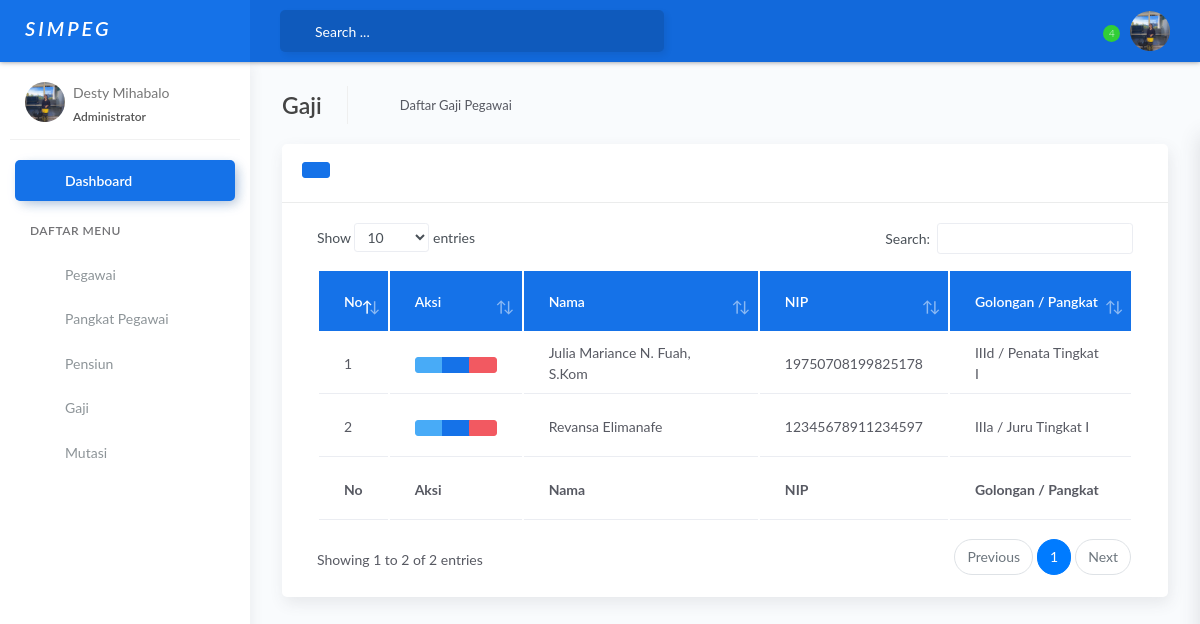
The app's page /daftarGaji.php (signed in) with its own data.
### tables this page shows
CREATE TABLE `gaji` (
  `id_gaji` int(11) NOT NULL,
  `id_pegawai` int(11) NOT NULL,
  `tgl_terima` date NOT NULL,
  `gaji_pokok` varchar(500) NOT NULL,
  `tunjangan_kinerja` varchar(500) NOT NULL,
  `tunjangan_pasangan` varchar(500) NOT NULL,
  `tunjangan_anak` varchar(500) NOT NULL,
  `tunjangan_makan` varchar(500) NOT NULL,
  `tunjangan_jabatan` varchar(500) NOT NULL,
  `total` mediumtext NOT NULL
);

CREATE TABLE `pegawai` (
  `id_pegawai` int(11) NOT NULL,
  `nama_pegawai` varchar(200) NOT NULL,
  `nip` varchar(25) NOT NULL,
  `jk` varchar(50) NOT NULL,
  `tempat_lahir` varchar(100) NOT NULL,
  `tgl_lahir` date NOT NULL,
  `alamat` varchar(300) NOT NULL,
  `agama` varchar(100) NOT NULL,
  `pendidikan_terakhir` varchar(100) NOT NULL,
  `gol_pegawai` varchar(100) NOT NULL,
  `status_kawin` varchar(100) NOT NULL,
  `pangkat` varchar(200) NOT NULL,
  `jabatan` varchar(300) NOT NULL,
  `telepon` varchar(13) NOT NULL,
  `foto` varchar(500) NOT NULL,
  `email` varchar(300) NOT NULL,
  `status` varchar(100) NOT NULL DEFAULT 'Aktif'
);

### daftarGaji.php (the view, shortened to what this page needs)
<?php
include 'koneksi.php';
?>
<!DOCTYPE html>
<html lang="en">
<head>
    <link rel="stylesheet" href="assets/css/bootstrap.min.css">
    <link rel="stylesheet" href="assets/css/atlantis.min.css">
    <link rel="stylesheet" href="assets/css/demo.css">
</head>
<body>
    <div class="wrapper">
        <div class="main-header">
            <div class="logo-header" data-background-color="blue">
                <a href="indexAdmin.php" class="logo">
                    <b>
                        <p class="navbar-brand text-align-center" style="font-size: 20px; font-style: italic; color: #FFF; letter-spacing: 3px; ">SIMPEG</p>
                    </b>
                </a>
                <div class="nav-toggle">
                    <button class="btn btn-toggle toggle-sidebar">
                    </button>
                </div>
            </div>
            <?php require 'navbarTop.php';  ?>
        </div>
        <?php require 'navbarSide.php' ?>
        <div class="main-panel">
            <div class="content">
                <div class="page-inner">
                    <div class="page-header">
                        <h4 class="page-title">Gaji</h4>
                        <ul class="breadcrumbs">
                            <li class="nav-item">
                                <a href="#">Daftar Gaji Pegawai</a>
                            </li>
                        </ul>
                    </div>
                    <div class="row">
                        <div class="col-md-12">
                            <div class="card">
                                <div class="card-header">
                                    <h6>
                                        <a href="" class="btn btn-sm btn-primary" title="Tambah Data Baru" data-toggle="modal" data-target="#tambahGaji">
                                        </a>
                                    </h6>
                                </div>
                                <div class="card-body">
                                    <div class="table-responsive">
                                        <table id="basic-datatables" class="table table-head-bg-primary mt-4 table-hover">
                                            <thead>
                                                <tr>
                                                    <th>No</th>
                                                    <th>Aksi</th>
                                                    <th>Nama</th>
                                                    <th>NIP</th>
                                                    <th>Golongan / Pangkat</th>
                                                </tr>
                                            </thead>
                                            <tfoot>
                                                <tr>
                                                    <th>No</th>
                                                    <th>Aksi</th>
                                                    <th>Nama</th>
                                                    <th>NIP</th>
                                                    <th>Golongan / Pangkat</th>
                                                </tr>
                                            </tfoot>
                                            <tbody>
                                                <?php $nomor = 1; ?>
                                                <?php $dataGaji = $koneksi->query("SELECT * FROM gaji JOIN pegawai ON gaji.id_pegawai=pegawai.id_pegawai"); ?>
                                                <?php while ($gaji = $dataGaji->fetch_assoc()) { ?>
                                                    <tr>
                                                        <td><?php echo $nomor; ?></td>
                                                        <td>
                                                            <div class="btn-group" role="group" aria-label="Basic example">
                                                                <a href="detailGaji.php?id=<?php echo $gaji['id_gaji']; ?>" class="btn btn-sm btn-info" title="Detail">
                                                                </a>
                                                                <a href="" class="btn btn-sm btn-primary" data-toggle="modal" data-target="#ubahGaji<?php echo $gaji['id_gaji']; ?>" title="Ubah">
                                                                </a>
                                                                <a href="hapusGaji.php?id=<?php echo $gaji['id_gaji']; ?>" onclick="return confirm('Anda yakin ingin menghapus data ini?')" class="btn btn-sm btn-danger" title="Hapus">
                                                                </a>
                                                            </div>
                                                        </td>
                                                        <td><?php echo $gaji['nama_pegawai']; ?></td>
                                                        <td><?php echo $gaji['nip']; ?></td>
                                                        <td><?php echo $gaji['gol_pegawai']; ?> / <?php echo $gaji['pangkat']; ?></td>
                                                    </tr>
                                                    <?php $nomor++; ?>
                                                <?php } ?>
                                            </tbody>
                                        </table>
                                    </div>
                                </div>
                            </div>
                        </div>
                    </div>
                </div>
            </div>
        </div>
        <?php require 'footer.php'; ?>
    </div>
</body>
</html>

### navbarTop.php (shortened to what this page needs)
<nav class="navbar navbar-header navbar-expand-lg" data-background-color="blue2">
    <div class="container-fluid">
        <div class="collapse" id="search-nav">
            <form class="navbar-left navbar-form nav-search mr-md-3">
                <div class="input-group">
                    <div class="input-group-prepend">
                        <button type="submit" class="btn btn-search pr-1">
                        </button>
                    </div>
                    <input type="text" placeholder="Search ..." class="form-control">
                </div>
            </form>
        </div>
        <ul class="navbar-nav topbar-nav ml-md-auto align-items-center">
            <li class="nav-item dropdown hidden-caret">
                <a class="nav-link dropdown-toggle" href="#" id="notifDropdown" role="button" data-toggle="dropdown" aria-haspopup="true" aria-expanded="false">
                    <span class="notification">4</span>
                </a>
            </li>
            <li class="nav-item dropdown hidden-caret">
                <a class="dropdown-toggle profile-pic" data-toggle="dropdown" href="#" aria-expanded="false">
                    <?php
                    $id_admin = $_SESSION["admin"]["id_admin"];
                    $ambil = $koneksi->query("SELECT * FROM admin WHERE id_admin ='$id_admin'");
                    $pecah = $ambil->fetch_assoc();
                    ?>
                    <div class="avatar-sm">
                        <img src="foto_admin/<?php echo $pecah["foto"]; ?>" alt="..." class="avatar-img rounded-circle">
                    </div>
                </a>
            </li>
        </ul>
    </div>
</nav>

### navbarSide.php (shortened to what this page needs)
<div class="sidebar sidebar-style-2">
    <div class="sidebar-wrapper scrollbar scrollbar-inner">
        <div class="sidebar-content">
            <div class="user">
                <?php
                $id_admin = $_SESSION["admin"]["id_admin"];
                $ambil = $koneksi->query("SELECT * FROM admin WHERE id_admin ='$id_admin'");
                $pecah = $ambil->fetch_assoc();
                ?>
                <div class="avatar-sm float-left mr-2">
                    <img src="foto_admin/<?php echo $pecah["foto"]; ?>" alt="..." class="avatar-img rounded-circle">
                </div>
                <div class="info">
                    <a href="dataAdmin.php">
                        <span>
                            <?php echo $_SESSION['admin']['nama']; ?>
                            <span class="user-level">Administrator</span>
                        </span>
                    </a>
                </div>
            </div>
            <ul class="nav nav-primary">
                <li class="nav-item active">
                    <a href="indexAdmin.php" class="collapsed">
                        <p>Dashboard</p>
                    </a>
                </li>
                <li class="nav-section">
                    <h4 class="text-section">Daftar Menu</h4>
                </li>
                <li class="nav-item">
                    <a href="daftarPegawai.php">
                        <p>Pegawai</p>
                    </a>
                </li>
                <li class="nav-item">
                    <a href="daftarPangkat.php">
                        <p>Pangkat Pegawai</p>
                    </a>
                </li>
                <li class="nav-item">
                    <a href="daftarPensiun.php">
                        <p>Pensiun</p>
                    </a>
                </li>
                <li class="nav-item">
                    <a href="daftarGaji.php">
                        <p>Gaji</p>
                    </a>
                </li>
                <li class="nav-item">
                    <a href="daftarMutasi.php">
                        <p>Mutasi</p>
                    </a>
                </li>
            </ul>
        </div>
    </div>
</div>

### footer.php
<footer class="footer">
    <div class="container-fluid">
        <div class="copyright ml-auto">
            2022, made with <i class="fa fa-heart heart text-danger"></i> by <a href="https://www.instagram.com/destymihabalo/">Desty Mihabalo</a>
        </div>
    </div>
</footer>

### records on screen
gaji: id_pegawai.nama_pegawai "Julia Mariance N. Fuah, S.Kom", id_pegawai.nip "19750708199825178", id_pegawai.gol_pegawai "IIId", id_pegawai.pangkat "Penata Tingkat I"
gaji: id_pegawai.nama_pegawai "Revansa Elimanafe", id_pegawai.nip "12345678911234597", id_pegawai.gol_pegawai "IIIa", id_pegawai.pangkat "Juru Tingkat I"

### other values on screen
$_SESSION['admin']['nama'] "Desty Mihabalo"
